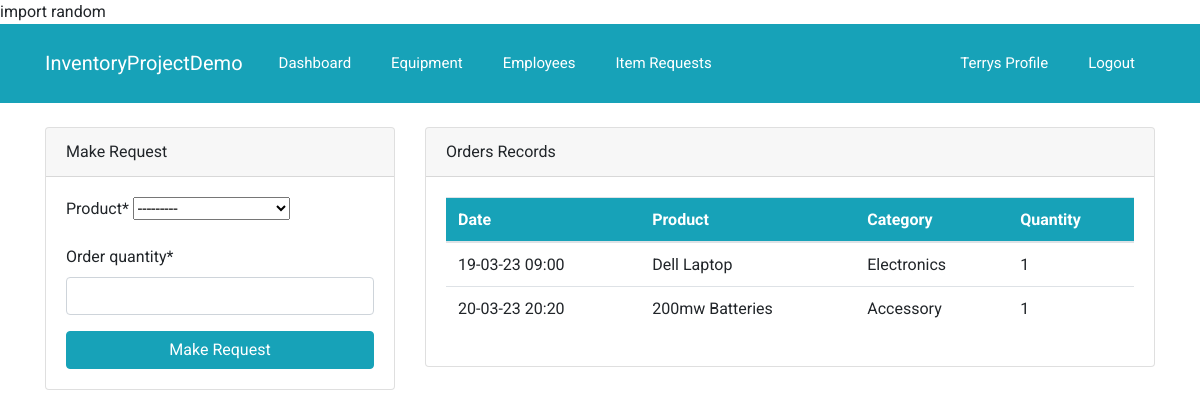
The page /dashboard/dashboard/ (signed in) on the database as committed earlier.
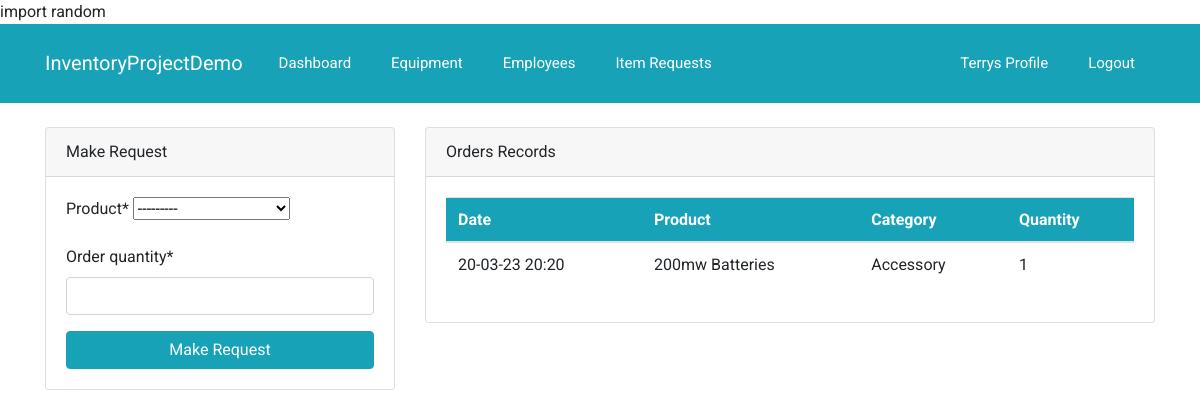
The same page on the database as committed later.
### dashboard/models.py (models this page shows, shortened)
class Order(models.Model):
    product = models.ForeignKey(Product, on_delete=models.CASCADE, null=True)
    staff = models.ForeignKey(User, models.CASCADE, null=True)
    order_quantity = models.PositiveIntegerField(null=True)
    date = models.DateTimeField(auto_now_add=True)
    class Meta:
        verbose_name_plural = 'Order'

class Product(models.Model):
    name = models.CharField(max_length=100, null=True)
    category = models.CharField(max_length=20, choices=CATEGORY, null=True)
    quantity = models.PositiveIntegerField(default=1, null=True)
    available = models.BooleanField(null=True)
    serial_number = models.BigIntegerField(null=True)
    description = models.CharField(max_length=100, null=True)
    date = models.DateTimeField(auto_now_add=True)
    active = models.BooleanField(null=True)
    class Meta:
        verbose_name_plural = 'Product'
    def __str__(self):
        return f'{self.name}-{self.quantity}'

### dashboard/views.py (the view)
# urls.py: path('dashboard/', views.index, name='dashboard-index'),
@login_required
def index(request):
    orders = Order.objects.all()
    products = Product.objects.all()
    counts = get_counts()
    if request.method == 'POST':
        form = OrderForm(request.POST)
        if form.is_valid():
            instance = form.save(commit=False)
            instance.staff = request.user
            instance.save()
            return redirect('dashboard-index')
    else:
        form = OrderForm()
    context = {
        'orders': orders,
        'form': form,
        'products': products,
        'counts': counts,
    }
    return render(request, 'dashboard/index.html', context)

### dashboard/forms.py
class OrderForm(forms.ModelForm):
    class Meta:
        model = Order
        fields = ['product', 'order_quantity']

### dashboard/views.py (called while the page is built)
def get_counts():
    employees_count = User.objects.count()
    order_count = Order.objects.count()
    product_count = Product.objects.count()
    counts = {
        'employees_count': employees_count,
        'order_count': order_count,
        'product_count': product_count,
    }
    return counts

### templates/dashboard/index.html (shortened to what the changed rows need)
{% extends 'partials/base.html' %}
{% block content%}
{% if user.is_authenticated and user.is_staff and user.is_superuser%}
<div class="container">
    <div class="row my-5">
        <div class="col-md-6">
            <div class="bg-white">
                <canvas id="myChart1" width="400" height="300"></canvas>
                <script>
                    // Define a function to generate a random color
                    function getRandomColor() {
                        const letters = '0123456789ABCDEF';
                        let color = '#';
                        for (let i = 0; i < 6; i++) {
                            color += letters[Math.floor(Math.random() * 16)];
                        }
                        return color;
                    }
                    // Create a separate function for chart configuration
                    function configureChart(orders) {
                        const ctx = document.getElementById('myChart1').getContext('2d');
                        const labels = orders.map(order => order.product.name);
                        const data = orders.map(order => order.order_quantity);
                        const backgroundColor = data.map(() => getRandomColor());
                        const borderColor = backgroundColor;
                        const chartOptions = {
                            scales: {
                                yAxes: [{
                                    ticks: {
                                        beginAtZero: true
                                    }
                                }]
                            }
                        };
                        const chartData = {
                            labels,
                            datasets: [{
                                label: 'Orders',
                                data,
                                backgroundColor,
                                borderColor,
                                borderWidth: 1
                            }]
                        };
                        return new Chart(ctx, {
                            type: 'pie',
                            data: chartData,
                            options: chartOptions
                        });
                    }
                    // Use descriptive variable names
                    const orders = [
                        {% for product in products %}
                        { product: { name:  '{{ product.name }}'},
                          order_quantity: '{{ product.quantity }}'},
                       {% endfor %}
                    ];
                    const ordersChart = configureChart(orders);
                    // Add error handling
                    try {
                        // Attempt to configure the chart with the provided data
                        configureChart(orders);
                    } catch (error) {
                        console.error('Error configuring chart:', error);
                    }
                </script>
            </div>
        </div>
        <div class="col-md-6">
            <div class="bg-white">
                <canvas id="myChart" width="400" height="300"></canvas>
                <script>
                        var ctx = document.getElementById('myChart').getContext('2d');
                        var myChart = new Chart(ctx, {
                            type: 'bar',
                            data: {
                                labels: [{% for product in products %} '{{ product.name }}', {% endfor %}],
                                datasets: [{
                                    label: 'Products',
                                    data: [{% for product in products %} '{{ product.quantity }}', {% endfor %}],
                                    backgroundColor: [
                                         'rgba(255, 99, 132, 1)',
                                        'rgba(54, 162, 235, 1)',
                                        'rgba(255, 206, 86, 1)',
                                        'rgba(75, 192, 192, 1)',
                                        'rgba(153, 102, 255, 1)',
                                        'rgba(255, 159, 64, 1)',
                                        'rgba(255, 234, 132, 1)',
                                        'rgba(55, 143, 132, 1)',
                                        'rgba(175, 234, 32, 1)',
                                        'rgba(25, 90, 232, 1)',
                                        'rgba(132, 99, 13, 1)',
                                    ],
                                    borderColor: [
                                         'rgba(255, 99, 132, 1)',
                                        'rgba(54, 162, 235, 1)',
                                        'rgba(255, 206, 86, 1)',
                                        'rgba(75, 192, 192, 1)',
                                        'rgba(153, 102, 255, 1)',
                                        'rgba(255, 159, 64, 1)',
                                        'rgba(255, 234, 132, 1)',
                                        'rgba(55, 143, 132, 1)',
                                        'rgba(175, 234, 32, 1)',
                                        'rgba(25, 90, 232, 1)',
                                        'rgba(132, 99, 13, 1)',
                                    ],
                                    borderWidth: 1
                                }]
                            },
                            options: {
                                scales: {
                                    yAxes: [{
                                        ticks: {
                                            beginAtZero: true
                                        }
                                    }]
                                }
                            }
                        });
                </script>
            </div>
        </div>
    </div>
</div>
{% else%}
{% include 'dashboard/staff_index.html' %}
{% endif %}
{% endblock%}

### templates/dashboard/staff_index.html (shortened to what this page needs)
{%load crispy_forms_tags %}
<div class="container">
    <div class="row mt-4">
        <div class="col-md-4">
            <div class="card">
                <div class="card-header">
                    Make Request
                </div>
                <div class="card-body">
                    <form method="POST">
                        {{ form|crispy }}
                        <input class="btn btn-info btn-block" type="submit" value="Make Request">
                    </form>
                </div>
            </div>
        </div>
        <div class="col-md-8">
            <div class="card">
                <div class="card-header">
                    Orders Records
                </div>
                <div class="card-body">
                    <table class="table bg-white">
                        <thead class="bg-info text-white">
                        <tr>
                            <th scope="col">Date</th>
                            <th scope="col">Product</th>
                            <th scope="col">Category</th>
                            <th scope="col">Quantity</th>
                        </tr>
                        </thead>
                        <tbody>
                        {% for order in orders%}
                        {% if order.staff == user %}
                        <tr>
                            <td>{{ order.date|date:"d-m-y H:i" }}</td>
                            <td>{{order.product.name}}</td>
                            <td>{{order.product.category}}</td>
                            <td>{{order.order_quantity}}</td>
                        </tr>
                        {% endif %}
                        {% endfor %}
                        </tbody>
                    </table>
                </div>
            </div>
        </div>
    </div>
</div>

Rows that differ between the two databases and show on the page:
removed Order: date "19-03-23 09:00", product.name "Dell Laptop", product.category "Electronics", order_quantity "1"
